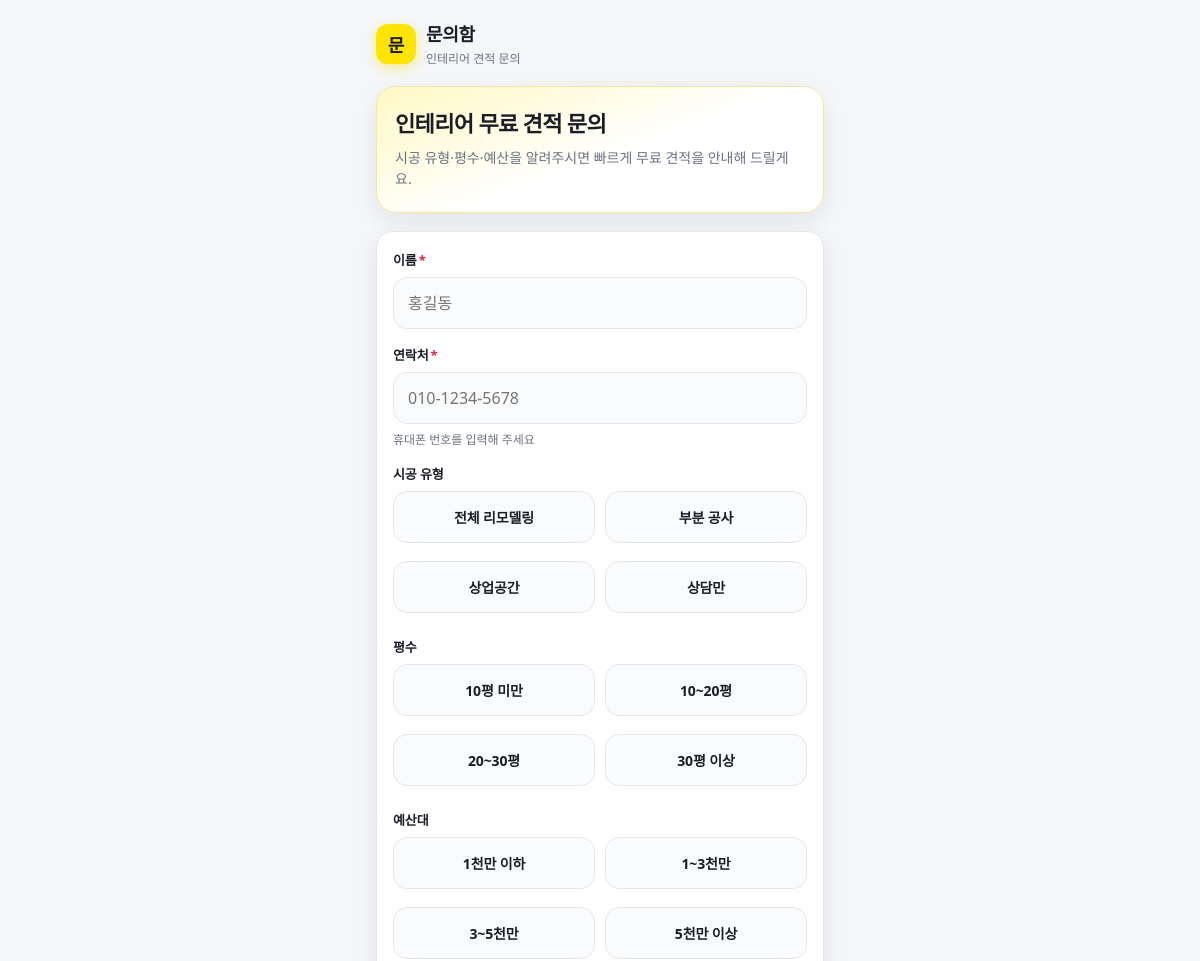
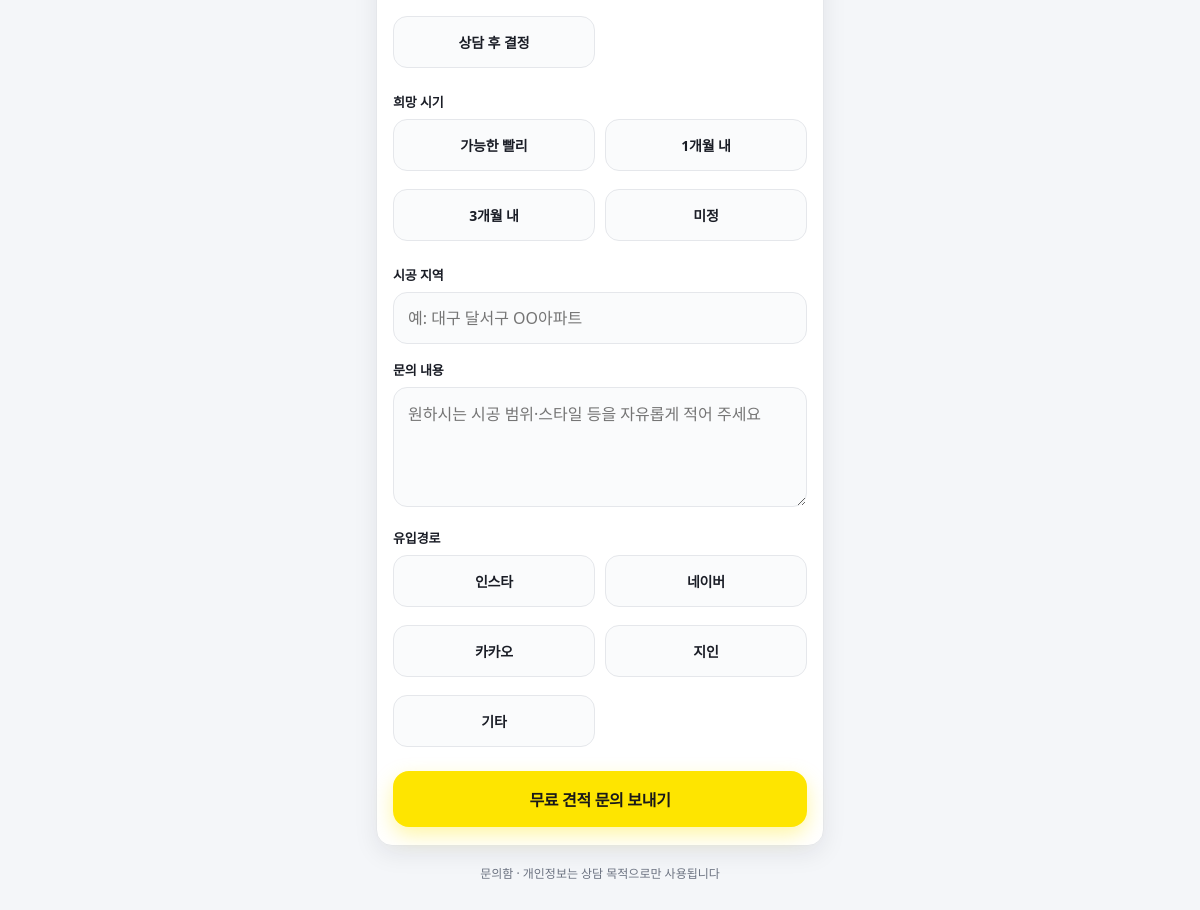
The page /f/interior-quote on the database its author committed (2 pictures, top to bottom).
### tables this page shows
CREATE TABLE forms (
                id INTEGER PRIMARY KEY AUTOINCREMENT,
                slug TEXT NOT NULL UNIQUE,
                title TEXT NOT NULL,
                complex_name TEXT NOT NULL,
                welcome_text TEXT NOT NULL,
                success_text TEXT NOT NULL,
                is_active INTEGER NOT NULL DEFAULT 1,
                created_at TEXT NOT NULL DEFAULT (datetime('now','localtime'))
            );

### app/main.py (the view)
@app.get("/f/{slug}", response_class=HTMLResponse)
async def public_form(request: Request, slug: str):
    with database.db() as conn:
        form = database.get_form_by_slug(conn, slug)
        if not form:
            return templates.TemplateResponse(
                "error.html",
                {"request": request, "message": "폼을 찾을 수 없습니다.", "code": 404},
                status_code=404,
            )
        settings = database.get_all_settings(conn)
    return render_public_form(request, form, settings)

### templates/form_interior.html (shortened to what this page needs)
{% extends "base.html" %}
{% block body %}
  <div class="brand">
    <div class="brand-mark">문</div>
    <div class="brand-text">
      <strong>문의함</strong>
      <span>인테리어 견적 문의</span>
    </div>
  </div>
  <section class="hero">
    <h1>{{ form.title }}</h1>
    <p>{{ form.welcome_text }}</p>
  </section>
  <form accept-charset="UTF-8" class="card" method="post" action="/f/{{ form.slug }}" novalidate>
    <div class="field">
      <label for="name">이름<span class="req">*</span></label>
      <input class="control" id="name" name="name" type="text" required autocomplete="name"
             placeholder="홍길동" value="{{ values.get('name','') }}" />
    </div>
    <div class="field">
      <label for="phone">연락처<span class="req">*</span></label>
      <input class="control" id="phone" name="phone" type="tel" inputmode="tel" required
             autocomplete="tel" placeholder="010-1234-5678"
             value="{{ values.get('phone','') }}" />
      <div class="hint">휴대폰 번호를 입력해 주세요</div>
    </div>
    <div class="field">
      <label>시공 유형</label>
      <div class="chip-row">
        {% for t in ['전체 리모델링','부분 공사','상업공간','상담만'] %}
        <label class="chip">
          <span>{{ t }}</span>
        </label>
        {% endfor %}
      </div>
    </div>
    <div class="field">
      <label>평수</label>
      <div class="chip-row">
        {% for s in ['10평 미만','10~20평','20~30평','30평 이상'] %}
        <label class="chip">
          <span>{{ s }}</span>
        </label>
        {% endfor %}
      </div>
    </div>
    <div class="field">
      <label>예산대</label>
      <div class="chip-row">
        {% for b in ['1천만 이하','1~3천만','3~5천만','5천만 이상','상담 후 결정'] %}
        <label class="chip">
          <span>{{ b }}</span>
        </label>
        {% endfor %}
      </div>
    </div>
    <div class="field">
      <label>희망 시기</label>
      <div class="chip-row">
        {% for t in ['가능한 빨리','1개월 내','3개월 내','미정'] %}
        <label class="chip">
          <span>{{ t }}</span>
        </label>
        {% endfor %}
      </div>
    </div>
    <div class="field">
      <label for="complex_name">시공 지역</label>
      <input class="control" id="complex_name" name="complex_name" type="text"
             placeholder="예: 대구 달서구 OO아파트"
             value="{{ values.get('complex_name','') }}" />
    </div>
    <div class="field">
      <label for="message">문의 내용</label>
      <textarea class="control" id="message" name="message" placeholder="원하시는 시공 범위·스타일 등을 자유롭게 적어 주세요">{{ values.get('message','') }}</textarea>
    </div>
    <div class="field">
      <label>유입경로</label>
      <div class="chip-row">
        {% for src in ['인스타','네이버','카카오','지인','기타'] %}
        <label class="chip">
          <span>{{ src }}</span>
        </label>
        {% endfor %}
      </div>
    </div>
    <button class="btn btn-primary" type="submit">무료 견적 문의 보내기</button>
  </form>
  <p class="footer-note">문의함 · 개인정보는 상담 목적으로만 사용됩니다</p>
{% endblock %}

### static/style.css (style rules this page uses)
:root { --bg: #f4f6f9; --card: #ffffff; --ink: #1a1d26; --muted: #6b7280; --line: #e5e7eb; --primary: #fee500; --primary-ink: #191919; --accent: #3182f6; --accent-soft: #e8f1ff; --danger: #e11d48; --success: #16a34a; --success-soft: #dcfce7; --radius: 16px; --shadow: 0 8px 24px rgba(26, 29, 38, 0.08); --tap: 52px; --safe-bottom: env(safe-area-inset-bottom, 0px); font-family: "Pretendard", "Apple SD Gothic Neo", "Noto Sans KR", system-ui, sans-serif; }
* { box-sizing: border-box; }
html, body { margin: 0; padding: 0; background: var(--bg); color: var(--ink); -webkit-tap-highlight-color: transparent; -webkit-text-size-adjust: 100%; }
button, input, select, textarea { font: inherit; color: inherit; }
.brand { display: flex; align-items: center; gap: 10px; margin-bottom: 18px; }
.brand-mark { width: 40px; height: 40px; border-radius: 12px; background: var(--primary); display: grid; place-items: center; font-weight: 800; font-size: 18px; color: var(--primary-ink); box-shadow: 0 4px 12px rgba(254, 229, 0, 0.45); }
.brand-text strong { display: block; font-size: 18px; letter-spacing: -0.02em; }
.brand-text span { font-size: 12px; color: var(--muted); }
.hero { background: linear-gradient(160deg, #fff9c4 0%, #ffffff 55%); border: 1px solid #f5e7a1; border-radius: 20px; padding: 22px 18px; margin-bottom: 18px; box-shadow: var(--shadow); }
.hero h1 { margin: 0 0 8px; font-size: 22px; line-height: 1.35; letter-spacing: -0.03em; }
.hero p { margin: 0; color: var(--muted); font-size: 14px; line-height: 1.55; }
.card { background: var(--card); border: 1px solid var(--line); border-radius: var(--radius); padding: 18px 16px; box-shadow: var(--shadow); }
.field { margin-bottom: 16px; }
.field label { display: block; font-size: 13px; font-weight: 700; margin-bottom: 8px; letter-spacing: -0.01em; }
.field label .req { color: var(--danger); margin-left: 2px; }
.field .hint { font-size: 12px; color: var(--muted); font-weight: 500; margin-top: 6px; }
.control, select.control, textarea.control { width: 100%; min-height: var(--tap); padding: 14px 14px; border: 1.5px solid var(--line); border-radius: 14px; background: #fafbfc; outline: none; transition: border-color .15s, box-shadow .15s, background .15s; }
textarea.control { min-height: 120px; resize: vertical; line-height: 1.5; }
.chip-row { display: grid; grid-template-columns: 1fr 1fr; gap: 10px; }
.chip { position: relative; }
.chip span { display: flex; align-items: center; justify-content: center; min-height: var(--tap); padding: 10px 12px; border-radius: 14px; border: 1.5px solid var(--line); background: #fafbfc; font-size: 14px; font-weight: 600; text-align: center; }
.btn { display: inline-flex; align-items: center; justify-content: center; gap: 8px; width: 100%; min-height: 56px; padding: 14px 18px; border: none; border-radius: 16px; font-size: 16px; font-weight: 800; cursor: pointer; letter-spacing: -0.02em; }
.btn-primary { background: var(--primary); color: var(--primary-ink); box-shadow: 0 8px 20px rgba(254, 229, 0, 0.35); }
.footer-note { margin-top: 18px; text-align: center; color: var(--muted); font-size: 12px; }

### rows shown on the page
forms: title "인테리어 무료 견적 문의", welcome_text "시공 유형·평수·예산을 알려주시면 빠르게 무료 견적을 안내해 드릴게요."

### other values the page prints
{{ t }} "전체 리모델링" "부분 공사" "상업공간" "상담만"
{{ s }} "10평 미만" "10~20평" "20~30평" "30평 이상"
{{ b }} "1천만 이하" "1~3천만" "3~5천만" "5천만 이상" "상담 후 결정"
{{ t }} "가능한 빨리" "1개월 내" "3개월 내" "미정"
{{ src }} "인스타" "네이버" "카카오" "지인" "기타"
